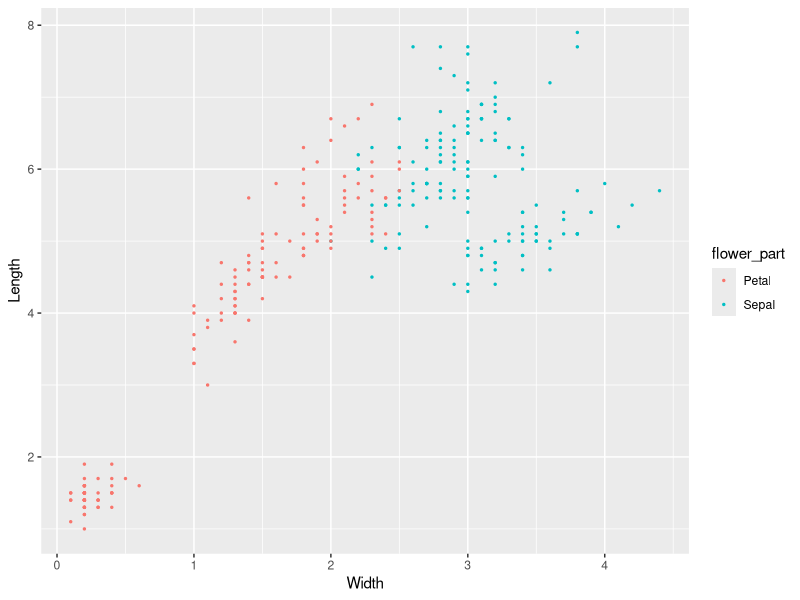

The R script that drew this image:
library(ggplot2)
library(tidyr)
library(tidyverse)


#long iris
iris_long <- iris  %>% 
  mutate(id = 1:nrow(iris)) %>% #without id 'spread' function wasn't working properly
  gather(flower_part, value, 1:4 ) %>%  #we have 3 columns now: species, flower part(SL, SW, PL, PW) and value 
  separate(flower_part, c('flower_part', 'dim'))  %>%    #we separate type of measure (l/w) from the type of flower part 
  #now we can divide length and width
  spread(dim, value)
  #scatter plot
ggplot(iris_long, aes(x=Width, y=Length, col = flower_part))+
  geom_point(size = .5)

